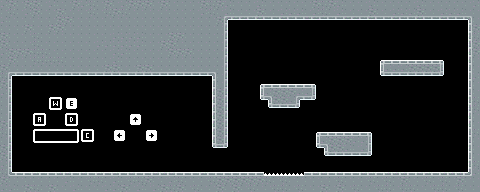

Tiled map render using the project's own tile images. Description and the map definition, with tile-layer contents summarised, below:
An orthogonal 60x24 tile map with 8x8 px tiles, 1 tile layer (Tile Layer 1), 1 hidden layer not drawn, 4 tilesets and 12 objects.

<map version="1.10" tiledversion="1.11.2" orientation="orthogonal" renderorder="right-down" width="60" height="24" tilewidth="8" tileheight="8" infinite="0" nextlayerid="8" nextobjectid="34">
 <tileset firstgid="1" source="panels.tsx" />
 <tileset firstgid="61" source="tilemap_white_packed.tsx" />
 <tileset firstgid="877" source="hazards.tsx" />
 <tileset firstgid="893" source="dev_tiles.tsx" />
 <layer id="1" name="Tile Layer 1" width="60" height="24">
  <data>[1440 cells, 746 non-empty, 44 distinct tile ids]</data>
 </layer>
 <layer id="7" name="Tile Layer 2" width="60" height="24" visible="0">
  <data>[1440 cells, 6 non-empty, 3 distinct tile ids]</data>
 </layer>
 <objectgroup id="3" name="Collision">
  <object id="11" x="17.9906" y="20">
   <polygon points="0,0 461.759,0 461.759,-20 -17.9906,-20 -17.9906,0" />
  </object>
  <object id="24" x="10.1031" y="192">
   <polygon points="0,0 253.823,0 253.823,-20 -9.88918,-20 -9.88918,0" />
  </object>
  <object id="25" x="310.491" y="192">
   <polygon points="0,0 169.56,0 169.56,-20 -6.60623,-20 -6.60623,0" />
  </object>
  <object id="26" x="265.811" y="192">
   <polygon points="0,0 37.785,0 37.785,-16.125 -1.47214,-16.125 -1.47214,0" />
  </object>
  <object id="27" x="317.997" y="148">
   <polygon points="0,0 54.235,0 54.235,-16.125 -2.11305,-16.125 -2.11305,0" />
  </object>
  <object id="30" x="326" y="156">
   <polygon points="0,0 46.185,0 46.185,-7.57955 -1.79942,-7.57955 -1.79942,0" />
  </object>
  <object id="28" x="262" y="100">
   <polygon points="0,0 54.235,0 54.235,-16.125 -2.11305,-16.125 -2.11305,0" />
  </object>
  <object id="31" x="269.086" y="107.818">
   <polygon points="0,0 30.785,0 30.785,-7.39773 -1.19942,-7.39773 -1.19942,0" />
  </object>
  <object id="29" x="381.907" y="76">
   <polygon points="0,0 61.935,0 61.935,-16.125 -2.41305,-16.125 -2.41305,0" />
  </object>
  <object id="12" x="468" y="20">
   <polygon points="0,0 0,152 12,152 12,0" />
  </object>
  <object id="13" x="12" y="20">
   <polygon points="0,0 -12,0 -12,152 0,152" />
  </object>
 </objectgroup>
 <objectgroup id="5" name="HazardCollision">
  <object id="33" x="303.455" y="173.091">
   <polygon points="0,0 -39,0 -39,2.54545 0,2.54545" />
  </object>
 </objectgroup>
</map>
